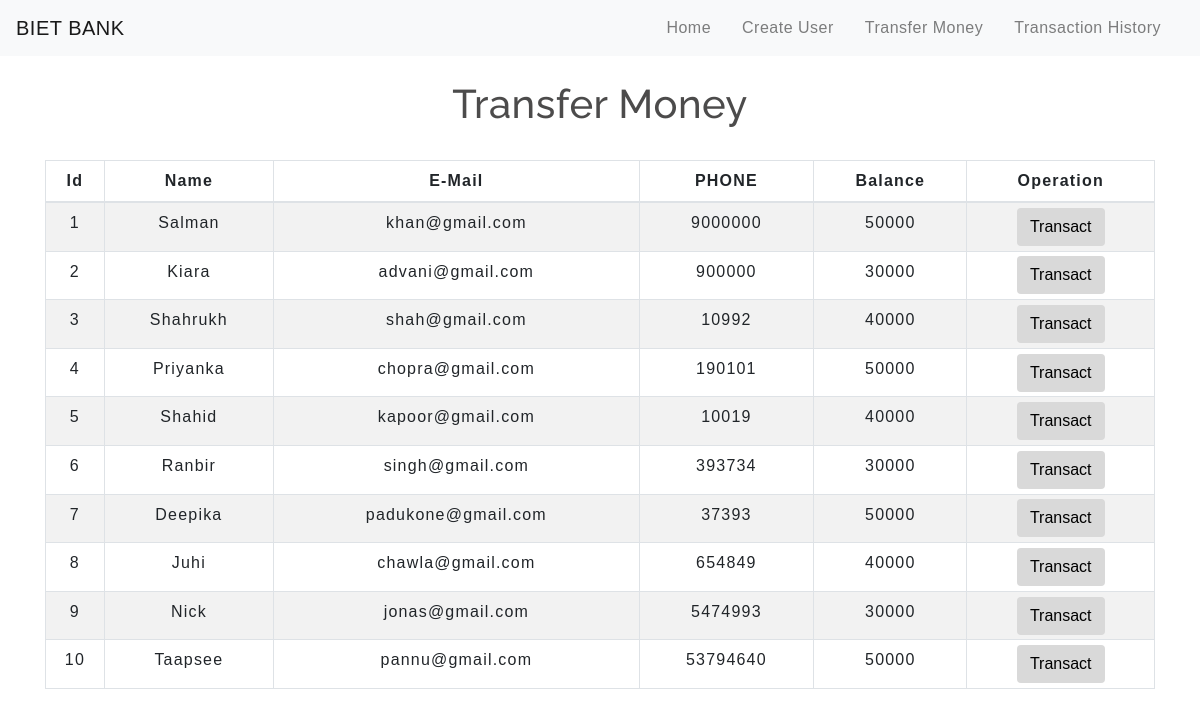
The app's page /transfermoney.php with its own data.
### tables this page shows
CREATE TABLE `users` (
  `id` int(3) NOT NULL,
  `name` text NOT NULL,
  `email` varchar(30) NOT NULL,
  `phone` int(10) NOT NULL,
  `balance` int(8) NOT NULL
);

### transfermoney.php (the view, shortened to what this page needs)
<!DOCTYPE html>
<html lang="en">
<head>
    <link rel="stylesheet" href="https://maxcdn.bootstrapcdn.com/bootstrap/4.0.0/css/bootstrap.min.css">
    <link rel="stylesheet" type="text/css" href="css/table.css">
    <link rel="stylesheet" type="text/css" href="css/navbar.css">
</head>
<body>
<?php
    include 'config.php';
    $sql = "SELECT * FROM users";
    $result = mysqli_query($conn,$sql);
?>
<?php
  include 'navbar.php';
?>
<div class="container">
        <h2 class="text-center pt-4">Transfer Money</h2>
        <br>
            <div class="row">
                <div class="col">
                    <div class="table-responsive-sm">
                    <table class="table table-hover table-sm table-striped table-condensed table-bordered">
                        <thead>
                            <tr>
                            <th scope="col" class="text-center py-2">Id</th>
                            <th scope="col" class="text-center py-2">Name</th>
                            <th scope="col" class="text-center py-2">E-Mail</th>
                                 <th scope="col" class="text-center py-2">PHONE</th>
                            <th scope="col" class="text-center py-2">Balance</th>
                            <th scope="col" class="text-center py-2">Operation</th>
                            </tr>
                        </thead>
                        <tbody>
                <?php
                    while($rows=mysqli_fetch_assoc($result)){
                ?>
                    <tr>
                        <td class="py-2"><?php echo $rows['id'] ?></td>
                        <td class="py-2"><?php echo $rows['name']?></td>
                        <td class="py-2"><?php echo $rows['email']?></td>
                        <td class="py-2"><?php echo $rows['phone']?></td>
                        <td class="py-2"><?php echo $rows['balance']?></td>
                        <td><a href="selecteduserdetail.php?id= <?php echo $rows['id'] ;?>"> <button type="button" class="btn">Transact</button></a></td>
                    </tr>
                <?php
                    }
                ?>
                        </tbody>
                    </table>
                    </div>
                </div>
            </div>
         </div>
</body>
</html>

### navbar.php (shortened to what this page needs)
<nav class="navbar navbar-expand-md navbar-light bg-light">
<a class="navbar-brand" href="index.php">BIET BANK</a>
<div class="collapse navbar-collapse" id="collapsibleNavbar">
      <ul class="navbar-nav ml-auto">
        <li class="nav-item">
          <a class="nav-link" href="index.php">Home</a>
        </li>
        <li class="nav-item">
          <a class="nav-link" href="createuser.php">Create User</a>
        </li>
        <li class="nav-item">
          <a class="nav-link" href="transfermoney.php">Transfer Money</a>
        </li>
        <li class="nav-item">
          <a class="nav-link" href="transactionhistory.php">Transaction History</a>
        </li>
    </div>
 </nav>

### css/table.css (style rules this page uses)
* { padding: 0; margin: 0; box-sizing: border-box; font-family: sans-serif; }
h2 { font-size: 40px; }
table { letter-spacing: 1.2px; }
td { text-align: center; }
button { border:none; background: #d9d9d9; transition: 1s; }

### css/navbar.css (style rules this page uses)
.nav-link { margin-right: 15px; color:#2F363F; letter-spacing: 0.5px; transition: 0.5s; }
.navbar-brand { color: #4C4B4B; letter-spacing: 0.5px; }
h2 { color: #4C4B4B; letter-spacing: 0.5px; font-family: raleway; }

### transfermoney.php (style rules this page uses)
button { transition: 1.5s; }

### records on screen
users: id "1", name "Salman", email "khan@gmail.com", phone "9000000", balance "50000"
users: id "2", name "Kiara", email "advani@gmail.com", phone "900000", balance "30000"
users: id "3", name "Shahrukh", email "shah@gmail.com", phone "10992", balance "40000"
users: id "4", name "Priyanka", email "chopra@gmail.com", phone "190101", balance "50000"
users: id "5", name "Shahid", email "kapoor@gmail.com", phone "10019", balance "40000"
users: id "6", name "Ranbir", email "singh@gmail.com", phone "393734", balance "30000"
users: id "7", name "Deepika", email "padukone@gmail.com", phone "37393", balance "50000"
users: id "8", name "Juhi", email "chawla@gmail.com", phone "654849", balance "40000"
users: id "9", name "Nick", email "jonas@gmail.com", phone "5474993", balance "30000"
users: id "10", name "Taapsee", email "pannu@gmail.com", phone "53794640", balance "50000"
